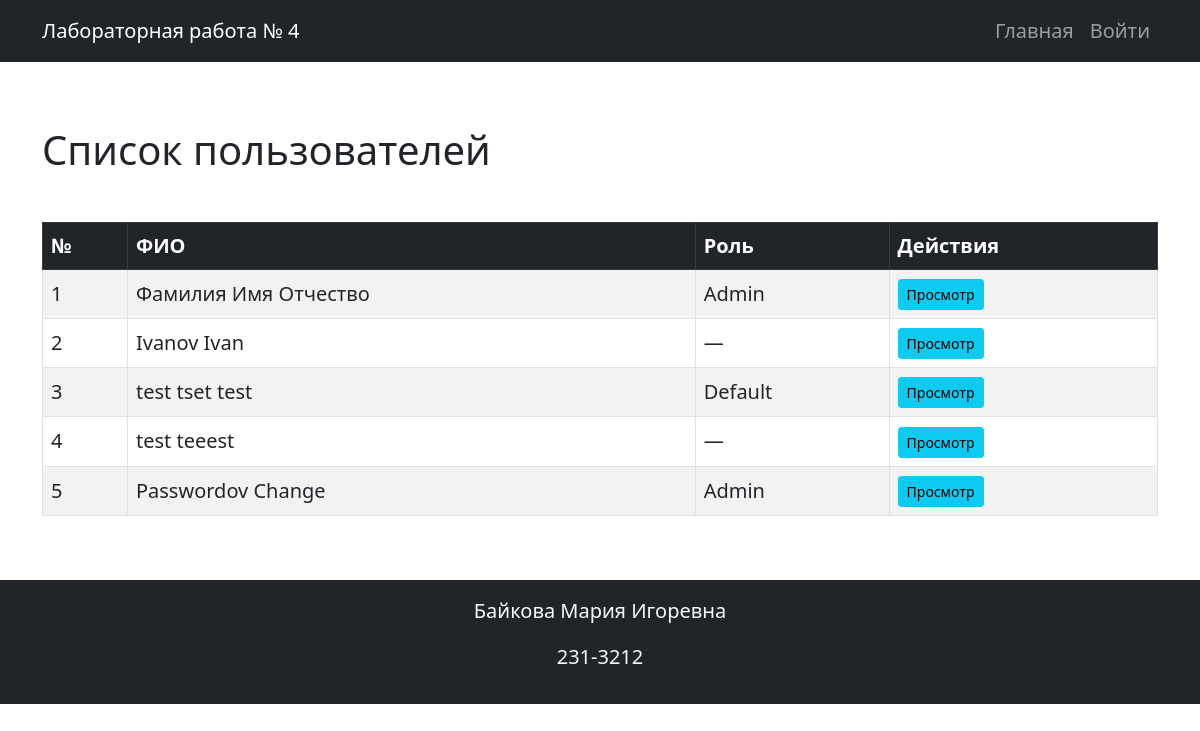
The page / on the database its author committed.
### app.py (models this page shows, shortened)
class User(UserMixin, db.Model):
    id = db.Column(db.Integer, primary_key=True)
    username = db.Column(db.String(150), nullable=False, unique=True)
    password = db.Column(db.String(128), nullable=False)
    last_name = db.Column(db.String(100))
    first_name = db.Column(db.String(100), nullable=False)
    patronymic = db.Column(db.String(100))
    role_id = db.Column(db.Integer, db.ForeignKey('role.id'))
    created_at = db.Column(db.DateTime, default=datetime.utcnow)
    role = db.relationship('Role')

class Role(db.Model):
    id = db.Column(db.Integer, primary_key=True)
    name = db.Column(db.String(100), nullable=False)
    description = db.Column(db.String(255))

### app.py (the view)
@app.route('/')
def index():
    users = User.query.all()
    return render_template('index.html', users=users)

### app.py (called while the page is built, shortened)
@app.before_request
def init_users():
    db.create_all()

### templates/index.html (shortened to what this page needs)
{% extends 'base.html' %}
{% block content %}
<div class="row">
    <div class="col-lg-12">
        <h1 class="my-5">Список пользователей</h1>
        <table class="table table-bordered table-striped align-middle">
            <thead class="table-dark">
                <tr>
                    <th>№</th>
                    <th>ФИО</th>
                    <th>Роль</th>
                    <th>Действия</th>
                </tr>
            </thead>
            <tbody>
                {% for user in users %}
                    <tr>
                        <td>{{ loop.index }}</td>
                        <td>{{ user.last_name or '' }} {{ user.first_name }} {{ user.patronymic or '' }}</td>
                        <td>{{ user.role.name if user.role else '—' }}</td>
                        <td>
                            <a href="{{ url_for('view_user', user_id=user.id) }}" class="btn btn-sm btn-info">Просмотр</a>
                        </td>
                    </tr>
                {% endfor %}
            </tbody>
        </table>
    </div>
</div>
{% endblock %}

### templates/base.html (shortened to what this page needs)
<!doctype html>
<html lang="ru">
  <head>
    <link href="https://cdn.jsdelivr.net/npm/bootstrap@5.0.2/dist/css/bootstrap.min.css" rel="stylesheet">
    <link rel="stylesheet" href="{{ url_for('static', filename='styles.css') }}">
  </head>
  <body>
    <header>
      <nav class="navbar navbar-expand-lg navbar-dark bg-dark">
        <div class="container">
          <a class="navbar-brand" href="{{ url_for('index') }}">Лабораторная работа № 4</a>
          <div class="collapse navbar-collapse" id="navbarSupportedContent">
            <ul class="navbar-nav ms-auto mb-2 mb-lg-0">
              <li class="nav-item">
                <a class="nav-link" aria-current="page" href="{{ url_for('index') }}">Главная</a>
              </li>
              {% if current_user.is_authenticated %}
                <li class="nav-item">
                  <a class="nav-link" href="{{ url_for('change_password') }}">Изменить пароль</a>
                </li>
                <li class="nav-item">
                  <a class="nav-link" aria-current="page" href="{{ url_for('logout') }}">Выйти</a>
                </li>
              {% else %}
                <li class="nav-item">
                  <a class="nav-link" aria-current="page" href="{{ url_for('login') }}">Войти</a>
                </li>
              {% endif %}
            </ul>
          </div>
        </div>
      </nav>
    </header>
    <main class="my-3">
      <div class="container">
        {% block content %}{% endblock %}
      </div>
    </main>
  </body>
  <footer class="bg-dark text-light text-center py-3 mt-5">
    <p>Байкова Мария Игоревна</p>
    <p>231-3212</p>
  </footer>
</html>

### static/styles.css (style rules this page uses)
body { font-size: 1.25rem; }

### rows shown on the page
User: last_name "Фамилия", first_name "Имя", patronymic "Отчество", role "Admin"
User: last_name "Ivanov", first_name "Ivan", role "—"
User: last_name "test", first_name "tset", patronymic "test", role "Default"
User: last_name "test", first_name "teeest", role "—"
User: last_name "Passwordov", first_name "Change", role "Admin"
